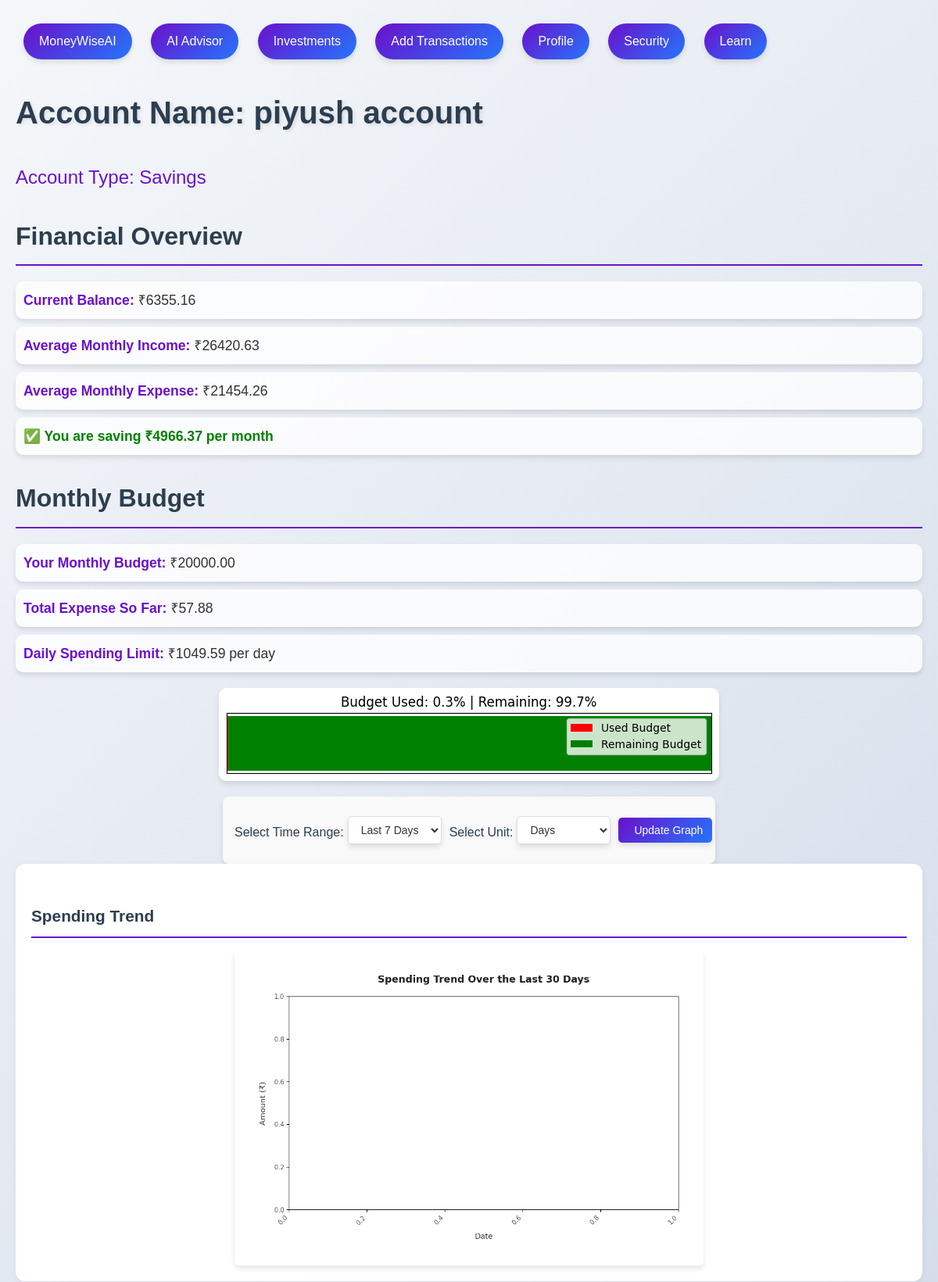
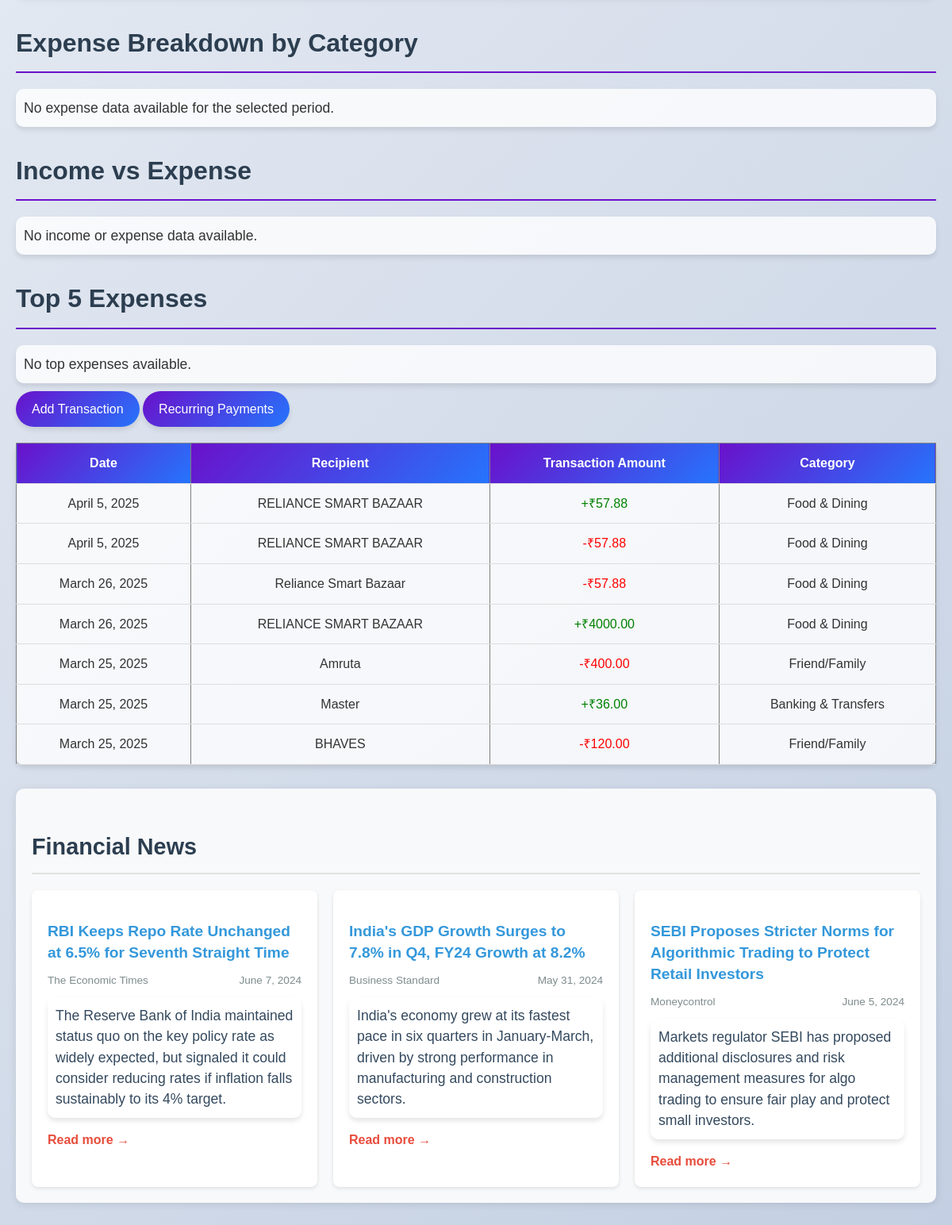
Screenshot of /Dashboard (signed in) with the database file from the repository (2 pictures, top to bottom).
### app/models.py (models this page shows, shortened)
class UserAccount(models.Model):
    user = models.ForeignKey(User, on_delete=models.CASCADE)  # Links to Django's User model
    account_name = models.CharField(max_length=255, null=False, blank=False)
    account_type = models.CharField(
        max_length=10,
        choices=[("Current", "Current"), ("Savings", "Savings")],
        null=False,
        blank=False,
    )
    current_balance = models.DecimalField(max_digits=12, decimal_places=2, null=True, blank=True)

class Transaction(models.Model):
    date = models.DateField()
    balance_amount = models.DecimalField(max_digits=10, decimal_places=2)
    transaction_amount = models.DecimalField(max_digits=10, decimal_places=2)
    type = models.CharField(max_length=2, choices=[('DR', 'Debit'), ('CR', 'Credit')])
    recipient = models.CharField(max_length=255)
    category = models.CharField(max_length=255)
    @classmethod
    def get_last_n_days_transactions(cls, days):
        start_date = timezone.now().date() - timedelta(days=days)
        return cls.objects.filter(date__gte=start_date)

class MonthlyBudget(models.Model):
    user = models.ForeignKey(User, on_delete=models.CASCADE)  # Links to Django's User model
    monthly_budget = models.DecimalField(max_digits=12, decimal_places=2, null=True, blank=True)

### app/views.py (the view, shortened to what this page needs)
# urls.py: path('Dashboard', views.Dashboard.as_view(), name='dashboard'),
class Dashboard(View):
    def get(self, request):
        print("Inside GET dashboard")
        latest_transaction = Transaction.objects.order_by("-id").first()
        current_balance = latest_transaction.balance_amount if latest_transaction else 0
        user_account = UserAccount.objects.filter(user=request.user).first()
        if user_account:
            account_name = user_account.account_name
            account_type = user_account.account_type
        else:
            account_name = "No Account Found"
            account_type = "N/A"
        estimate_data = estimate_section()
        try:
            budget = MonthlyBudget.objects.get(user=request.user)
            monthly_budget_target = budget.monthly_budget # This will later come from the database
            print("monthly_budget_target", monthly_budget_target)
        except MonthlyBudget.DoesNotExist:
            monthly_budget_target = 0  # Default value if no budget is found
            print("No budget found for the user. Setting default to ₹0.")
        budget_data = monthly_budget_visualization(monthly_budget_target)
        n = 30
        time_unit = 'days'
        today = timezone.now().date()
        earliest_transaction = Transaction.objects.order_by("date").first()
        if earliest_transaction:
            days_of_data = (today - earliest_transaction.date).days
            if days_of_data < 30:
                return render(request, "dashboard.html", {"error": "Not enough data available (Requires at least 30 days of transactions)."})
        trend_graph = trend_line_graph(n, time_unit)
        pie_chart = expense_category_pie_chart(n, time_unit)
        income_expense_chart = income_vs_expense_bar_chart(n, time_unit)
        top_expenses_chart = top_5_expenses_donut_chart(n, time_unit)
        recent_transactions = Transaction.objects.order_by("-date")[:7]
        return render(request, "dashboard.html", {
            "estimate_data": estimate_data,
            "trend_graph": trend_graph,
            "pie_chart": pie_chart,
            "income_expense_chart": income_expense_chart,
            "top_expenses_chart": top_expenses_chart,
            "recent_transactions": recent_transactions,
            "budget_data": budget_data,
            "monthly_budget": monthly_budget_target,
            "account_name": account_name,
            "account_type": account_type,
            "balance": current_balance
        })

### app/templates/dashboard.html (shortened to what this page needs)
<!DOCTYPE html>
<html lang="en">
<head>
    <link rel="stylesheet" href="static\css\dashboard.css">
</head>
<body>
    <div class="nav-container">
        <a href="{% url 'home' %}" class="nav-link" id="home-link">MoneyWiseAI</a>
        <a href="{% url 'financial-report' %}" class="nav-link" id="finance-link">AI Advisor</a>
        <a href="{% url 'investment' %}" class="nav-link" id="stock-link">Investments</a>
        <a href="{% url 'add-statements' %}" class="nav-link" id="add-link">Add Transactions</a>
        <a href="{% url 'profile' %}" class="nav-link" id="profile-link">Profile</a>
        <a href="{% url 'security' %}" class="nav-link" id="profile-link">Security</a>
        <a href="{% url 'learn' %}" class="nav-link" id="profile-link">Learn</a>
    </div>
    <h1>Account Name: {{ account_name }} </h1>
    <h4>Account Type: {{ account_type }} </h4>
    <h2>Financial Overview</h2>
    <p><strong>Current Balance:</strong> ₹{{ balance|floatformat:2 }}</p>
    {% if estimate_data %}
        <p><strong>Average Monthly Income:</strong> ₹{{ estimate_data.avg_monthly_income|floatformat:2 }}</p>
        <p><strong>Average Monthly Expense:</strong> ₹{{ estimate_data.avg_monthly_expense|floatformat:2 }}</p>
        <p style="color: {{ estimate_data.net_color }}; font-weight: bold;">
            {{ estimate_data.net_report }}
        </p>
    {% else %}
        <p>Unable to load estimate data.</p>
    {% endif %}
    <h2>Monthly Budget</h2>
    {% if budget_data %}
        <p><strong>Your Monthly Budget:</strong> ₹{{ monthly_budget|floatformat:2 }}</p>
        <p><strong>Total Expense So Far:</strong> ₹{{ budget_data.total_expense|floatformat:2 }}</p>
        <p><strong>Daily Spending Limit:</strong> ₹{{ budget_data.daily_spending_limit|floatformat:2 }} per day</p>
        <img alt="Budget Progress" />
    {% else %}
        <p>Unable to load budget data.</p>
    {% endif %}
    <form method="POST" action="{% url 'dashboard' %}" class="filter-form">
        <div class="form-group">
            <label for="time_range">Select Time Range:</label>
            <select name="n" id="time_range" class="form-select">
                <option value="7">Last 7 Days</option>
            </select>
        </div>
        <div class="form-group">
            <label for="time_unit">Select Unit:</label>
            <select name="unit" id="time_unit" class="form-select">
                <option value="days" selected>Days</option>
            </select>
        </div>
        <button type="submit" class="form-button">Update Graph</button>
    </form>
<div class="finance-graph-container">
    <h2>Spending Trend</h2>
    {% if trend_graph %}
        <img
             alt="Spending Trend Graph"
             class="responsive-graph">
    {% else %}
        <p class="no-data-message">No spending data available</p>
    {% endif %}
</div>
     <h2>Expense Breakdown by Category</h2>
     {% if pie_chart %}
         <img alt="Expense Category Pie Chart" />
     {% else %}
         <p>No expense data available for the selected period.</p>
     {% endif %}
    <h2>Income vs Expense</h2>
    {% if income_expense_chart %}
        <img alt="Income vs Expense Chart" />
    {% else %}
        <p>No income or expense data available.</p>
    {% endif %}
    <h2>Top 5 Expenses</h2>
    {% if top_expenses_chart %}
        <img alt="Top 5 Expenses Donut Chart" />
    {% else %}
        <p>No top expenses available.</p>
    {% endif %}
    <a href="{% url 'add-transaction' %}"
   style="display: inline-block;
          padding: 10px 20px;
          background: linear-gradient(135deg, #6a11cb, #2575fc);
          color: #fff;
          text-decoration: none;
          border-radius: 25px;
          font-size: 1em;
          font-weight: 500;
          transition: transform 0.3s ease, box-shadow 0.3s ease;
          box-shadow: 0 4px 6px rgba(0, 0, 0, 0.1);">
    Add Transaction
</a>
<a href="{% url 'recurring' %}"
style="display: inline-block;
       padding: 10px 20px;
       background: linear-gradient(135deg, #6a11cb, #2575fc);
       color: #fff;
       text-decoration: none;
       border-radius: 25px;
       font-size: 1em;
       font-weight: 500;
       transition: transform 0.3s ease, box-shadow 0.3s ease;
       box-shadow: 0 4px 6px rgba(0, 0, 0, 0.1);">
 Recurring Payments
</a>
    {% if recent_transactions %}
    <table border="1" width="100%" style="border-collapse: collapse; text-align: center;">
        <thead>
            <tr>
                <th>Date</th>
                <th>Recipient</th>
                <th>Transaction Amount</th>
                <th>Category</th>
            </tr>
        </thead>
        <tbody>
            {% for transaction in recent_transactions %}
                <tr>
                    <td>{{ transaction.date }}</td>
                    <td>{{ transaction.recipient }}</td>
                    <td>
                        {% if transaction.type == "CR" %}
                            <span style="color: green;">+₹{{ transaction.transaction_amount }}</span>
                        {% else %}
                            <span style="color: red;">-₹{{ transaction.transaction_amount }}</span>
                        {% endif %}
                    </td>
                    <td>{{ transaction.category }}</td>
                </tr>
            {% endfor %}
        </tbody>
    </table>
{% else %}
    <p>No recent transactions found.</p>
{% endif %}
<div class="news-section">
    <h2>Financial News</h2>
    <div class="news-container">
        <div class="news-card">
            <h3 class="news-title">RBI Keeps Repo Rate Unchanged at 6.5% for Seventh Straight Time</h3>
            <div class="news-meta">
                <span class="news-source">The Economic Times</span>
                <span class="news-date">June 7, 2024</span>
            </div>
            <p class="news-excerpt">The Reserve Bank of India maintained status quo on the key policy rate as widely expected, but signaled it could consider reducing rates if inflation falls sustainably to its 4% target.</p>
            <a href="https://economictimes.indiatimes.com/news/economy/policy/rbi-mpc-meet-live-updates-repo-rate-inflation-gdp-growth-7-june-2024/liveblog/110796937.cms" class="news-link" target="_blank">Read more →</a>
        </div>
        <div class="news-card">
            <h3 class="news-title">India's GDP Growth Surges to 7.8% in Q4, FY24 Growth at 8.2%</h3>
            <div class="news-meta">
                <span class="news-source">Business Standard</span>
                <span class="news-date">May 31, 2024</span>
            </div>
            <p class="news-excerpt">India's economy grew at its fastest pace in six quarters in January-March, driven by strong performance in manufacturing and construction sectors.</p>
            <a href="https://www.business-standard.com/economy/news/india-s-gdp-growth-jumps-to-7-8-in-q4-fy24-growth-at-8-2-124053100744_1.html" class="news-link" target="_blank">Read more →</a>
        </div>
        <div class="news-card">
            <h3 class="news-title">SEBI Proposes Stricter Norms for Algorithmic Trading to Protect Retail Investors</h3>
            <div class="news-meta">
                <span class="news-source">Moneycontrol</span>
                <span class="news-date">June 5, 2024</span>
            </div>
            <p class="news-excerpt">Markets regulator SEBI has proposed additional disclosures and risk management measures for algo trading to ensure fair play and protect small investors.</p>
            <a href="https://www.moneycontrol.com/news/business/markets/sebi-proposes-stricter-norms-for-algorithmic-trading-to-protect-retail-investors-article-11757661.html" class="news-link" target="_blank">Read more →</a>
        </div>
    </div>
</div>
</body>
</html>

### rows the page displays
UserAccount: account_name "piyush account", account_type "Savings"
Transaction: balance_amount "6355.16"
MonthlyBudget: monthly_budget "20000.00"

### other values shown
{{ estimate_data.avg_monthly_income|floatformat:2 }} "26420.63"
{{ estimate_data.avg_monthly_expense|floatformat:2 }} "21454.26"
{{ estimate_data.net_report }} "✅ You are saving ₹4966.37 per month"
{{ budget_data.total_expense|floatformat:2 }} "57.88"
{{ budget_data.daily_spending_limit|floatformat:2 }} "1049.59"
